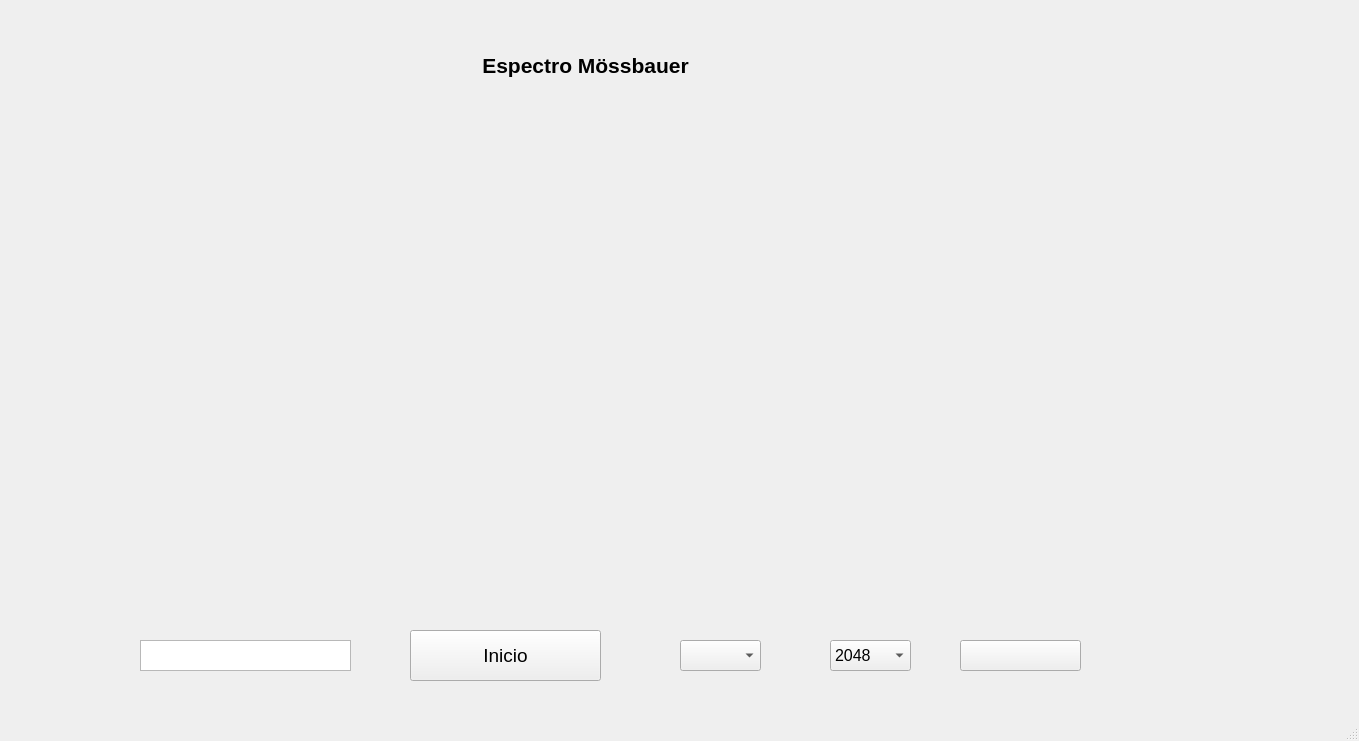
<?xml version="1.0" encoding="UTF-8"?>
<ui version="4.0">
 <class>MainWindow</class>
 <widget class="QMainWindow" name="MainWindow">
  <property name="geometry">
   <rect>
    <x>0</x>
    <y>0</y>
    <width>1359</width>
    <height>741</height>
   </rect>
  </property>
  <property name="windowTitle">
   <string>MainWindow</string>
  </property>
  <widget class="QWidget" name="centralwidget">
   <widget class="QWidget" name="horizontalLayoutWidget">
    <property name="geometry">
     <rect>
      <x>40</x>
      <y>30</y>
      <width>1091</width>
      <height>71</height>
     </rect>
    </property>
    <layout class="QHBoxLayout" name="horizontalLayout">
     <item>
      <spacer name="horizontalSpacer_2">
       <property name="orientation">
        <enum>Qt::Horizontal</enum>
       </property>
       <property name="sizeType">
        <enum>QSizePolicy::Fixed</enum>
       </property>
       <property name="sizeHint" stdset="0">
        <size>
         <width>138</width>
         <height>48</height>
        </size>
       </property>
      </spacer>
     </item>
     <item>
      <spacer name="horizontalSpacer_4">
       <property name="orientation">
        <enum>Qt::Horizontal</enum>
       </property>
       <property name="sizeType">
        <enum>QSizePolicy::Fixed</enum>
       </property>
       <property name="sizeHint" stdset="0">
        <size>
         <width>138</width>
         <height>48</height>
        </size>
       </property>
      </spacer>
     </item>
     <item>
      <widget class="QLabel" name="title">
       <property name="text">
        <string>&lt;html&gt;&lt;head/&gt;&lt;body&gt;&lt;p align=&quot;center&quot;&gt;&lt;span style=&quot; font-size:16pt; font-weight:600;&quot;&gt;Espectro Mössbauer&lt;/span&gt;&lt;/p&gt;&lt;/body&gt;&lt;/html&gt;</string>
       </property>
      </widget>
     </item>
     <item>
      <spacer name="horizontalSpacer_6">
       <property name="orientation">
        <enum>Qt::Horizontal</enum>
       </property>
       <property name="sizeType">
        <enum>QSizePolicy::Fixed</enum>
       </property>
       <property name="sizeHint" stdset="0">
        <size>
         <width>138</width>
         <height>48</height>
        </size>
       </property>
      </spacer>
     </item>
     <item>
      <spacer name="horizontalSpacer_3">
       <property name="orientation">
        <enum>Qt::Horizontal</enum>
       </property>
       <property name="sizeType">
        <enum>QSizePolicy::Fixed</enum>
       </property>
       <property name="sizeHint" stdset="0">
        <size>
         <width>138</width>
         <height>48</height>
        </size>
       </property>
      </spacer>
     </item>
    </layout>
   </widget>
   <widget class="QWidget" name="mplwindow" native="true">
    <property name="geometry">
     <rect>
      <x>60</x>
      <y>90</y>
      <width>1051</width>
      <height>531</height>
     </rect>
    </property>
    <property name="sizePolicy">
     <sizepolicy hsizetype="Fixed" vsizetype="Preferred">
      <horstretch>0</horstretch>
      <verstretch>0</verstretch>
     </sizepolicy>
    </property>
    <layout class="QHBoxLayout" name="mplwidgethorizontalLayout"/>
   </widget>
   <widget class="QPushButton" name="start">
    <property name="geometry">
     <rect>
      <x>410</x>
      <y>630</y>
      <width>191</width>
      <height>51</height>
     </rect>
    </property>
    <property name="font">
     <font>
      <pointsize>14</pointsize>
      <weight>50</weight>
      <bold>false</bold>
     </font>
    </property>
    <property name="toolTip">
     <string>&lt;html&gt;&lt;head/&gt;&lt;body&gt;&lt;p&gt;Recuerde configurar el numero de canales, el puerto serial, y el nombre del archivo&lt;/p&gt;&lt;/body&gt;&lt;/html&gt;</string>
    </property>
    <property name="text">
     <string>Inicio</string>
    </property>
   </widget>
   <widget class="QComboBox" name="channels">
    <property name="geometry">
     <rect>
      <x>830</x>
      <y>640</y>
      <width>81</width>
      <height>31</height>
     </rect>
    </property>
    <property name="font">
     <font>
      <pointsize>12</pointsize>
     </font>
    </property>
    <property name="toolTip">
     <string>&lt;html&gt;&lt;head/&gt;&lt;body&gt;&lt;p&gt;Seleccione el número de canales que desea usar&lt;/p&gt;&lt;/body&gt;&lt;/html&gt;</string>
    </property>
    <item>
     <property name="text">
      <string>2048</string>
     </property>
    </item>
    <item>
     <property name="text">
      <string>1024</string>
     </property>
    </item>
    <item>
     <property name="text">
      <string>512</string>
     </property>
    </item>
    <item>
     <property name="text">
      <string>256</string>
     </property>
    </item>
    <item>
     <property name="text">
      <string>128</string>
     </property>
    </item>
   </widget>
   <widget class="QPlainTextEdit" name="file">
    <property name="geometry">
     <rect>
      <x>140</x>
      <y>640</y>
      <width>211</width>
      <height>31</height>
     </rect>
    </property>
    <property name="font">
     <font>
      <pointsize>12</pointsize>
     </font>
    </property>
    <property name="toolTip">
     <string>&lt;html&gt;&lt;head/&gt;&lt;body&gt;&lt;p&gt;Escriba el nombre del archivo en el cual desea guardar los datos de su espectro&lt;/p&gt;&lt;/body&gt;&lt;/html&gt;</string>
    </property>
    <property name="plainText">
     <string/>
    </property>
   </widget>
   <widget class="QComboBox" name="serialport">
    <property name="geometry">
     <rect>
      <x>680</x>
      <y>640</y>
      <width>81</width>
      <height>31</height>
     </rect>
    </property>
    <property name="toolTip">
     <string>&lt;html&gt;&lt;head/&gt;&lt;body&gt;&lt;p&gt;Seleccione el puerto donde se encuentra conectado su dispositivo&lt;/p&gt;&lt;/body&gt;&lt;/html&gt;</string>
    </property>
   </widget>
   <widget class="QWidget" name="navtool" native="true">
    <property name="geometry">
     <rect>
      <x>1110</x>
      <y>100</y>
      <width>101</width>
      <height>421</height>
     </rect>
    </property>
    <property name="sizePolicy">
     <sizepolicy hsizetype="Fixed" vsizetype="Preferred">
      <horstretch>0</horstretch>
      <verstretch>0</verstretch>
     </sizepolicy>
    </property>
    <layout class="QHBoxLayout" name="navtoolhorizontalLayout"/>
   </widget>
   <widget class="QPushButton" name="changerange">
    <property name="geometry">
     <rect>
      <x>960</x>
      <y>640</y>
      <width>121</width>
      <height>31</height>
     </rect>
    </property>
    <property name="font">
     <font>
      <pointsize>14</pointsize>
      <weight>50</weight>
      <bold>false</bold>
     </font>
    </property>
    <property name="toolTip">
     <string>&lt;html&gt;&lt;head/&gt;&lt;body&gt;&lt;p&gt;Oprima el botón si desea interactuar con la gráfica. Esto detendrá la toma de datos. Para reanudar oprima nuevamente el botón.&lt;/p&gt;&lt;/body&gt;&lt;/html&gt;</string>
    </property>
    <property name="text">
     <string/>
    </property>
   </widget>
  </widget>
  <widget class="QMenuBar" name="menubar">
   <property name="geometry">
    <rect>
     <x>0</x>
     <y>0</y>
     <width>1359</width>
     <height>21</height>
    </rect>
   </property>
  </widget>
  <widget class="QStatusBar" name="statusbar"/>
 </widget>
 <resources/>
 <connections/>
</ui>
